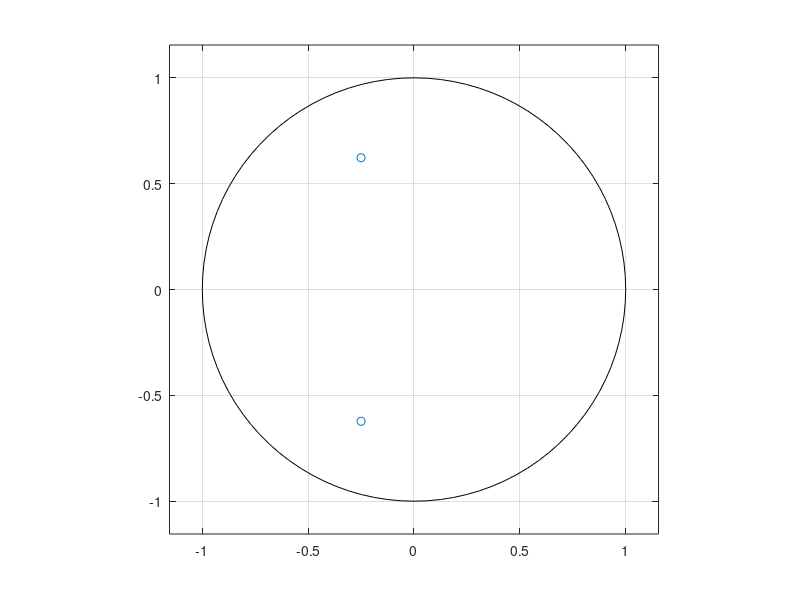

Write the MATLAB code that produced this figure.
% clc; clear all; close all;
% %Numerator 
% N= [1 -9];
% %Denominator
% D= conv([1 -1], [1 -2])
% 
% [r,p,k] = residue(N,D)

D = [2 1 0.9];
P = roots(D)
zplane(P)